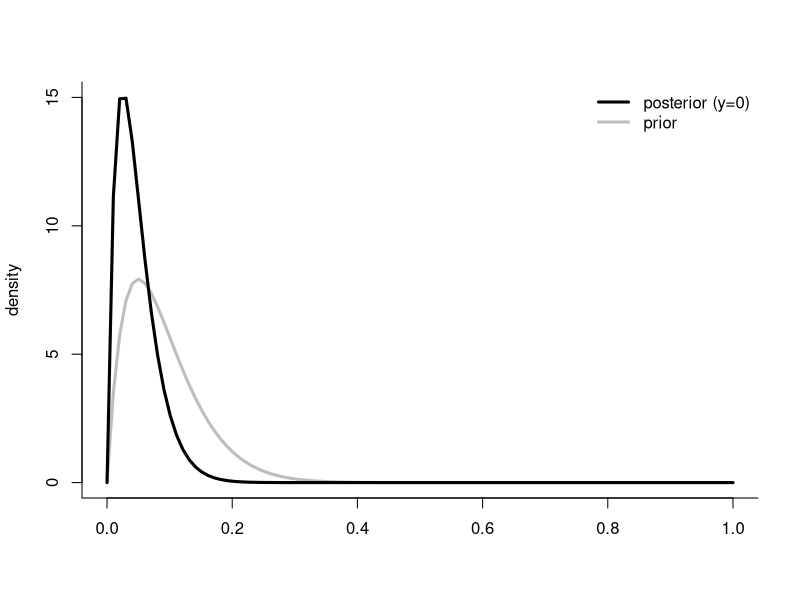
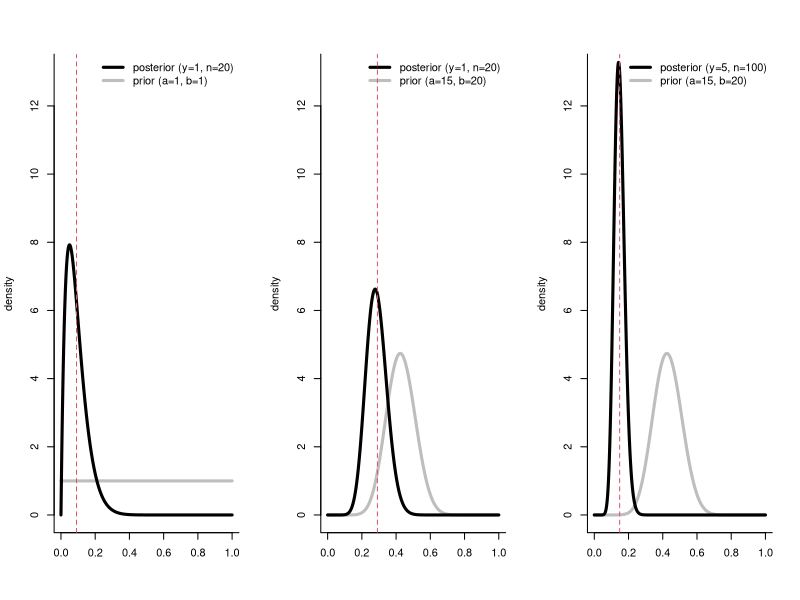

Source code (R) for these figures, in order:

x<-seq(0,1, length=100)
plot(x, dbeta(x, 2, 20), type="l", col="grey", xlab="", ylab="density", lwd=3, ylim=c(0,15), bty="l")
lines(x, dbeta(x, 2, 40), lwd=3)
legend("topright", c("posterior (y=0)", "prior"), col=c("black", "grey"), lwd=3, bty="n")

dev.copy2pdf(file="beta_bin_posterior.pdf")


x<-seq(0,1, length=1000)

n<-20
y<-1

a1<-1
b1<-1

a2<-15
b2<-20

par(mfrow=c(1,3), bty="l")
plot(x, dbeta(x, a1, b1), type="l", col="grey", xlab="", ylab="density", lwd=3,
     ylim=c(0,13), bty="l")
lines(x, dbeta(x, a1+y, b1+n-y), lwd=3)
legend("topright", c("posterior (y=1, n=20)", "prior (a=1, b=1)"),
       col=c("black", "grey"), lwd=3, bty="n")
abline(v=(a1+y)/(a1+b1+n), col=2, lty=2)

plot(x, dbeta(x, a2, b2), type="l", col="grey", xlab="", ylab="density", lwd=3,
     ylim=c(0,13), bty="l")
lines(x, dbeta(x, a2+y, 21+n-y), lwd=3)
legend("topright", c("posterior (y=1, n=20)", "prior (a=15, b=20)"),
       col=c("black", "grey"), lwd=3, bty="n")
abline(v=(a2+y)/(a2+b2+n), col=2, lty=2)


plot(x, dbeta(x, a2, b2), type="l", col="grey", xlab="", ylab="density", lwd=3,
     ylim=c(0,13), bty="l")
lines(x, dbeta(x, a2+5*y, 21+5*n-5*y), lwd=3)
legend("topright", c("posterior (y=5, n=100)", "prior (a=15, b=20)"),
       col=c("black", "grey"), lwd=3, bty="n")
abline(v=(a2+5*y)/(a2+b2+5*n), col=2, lty=2)


